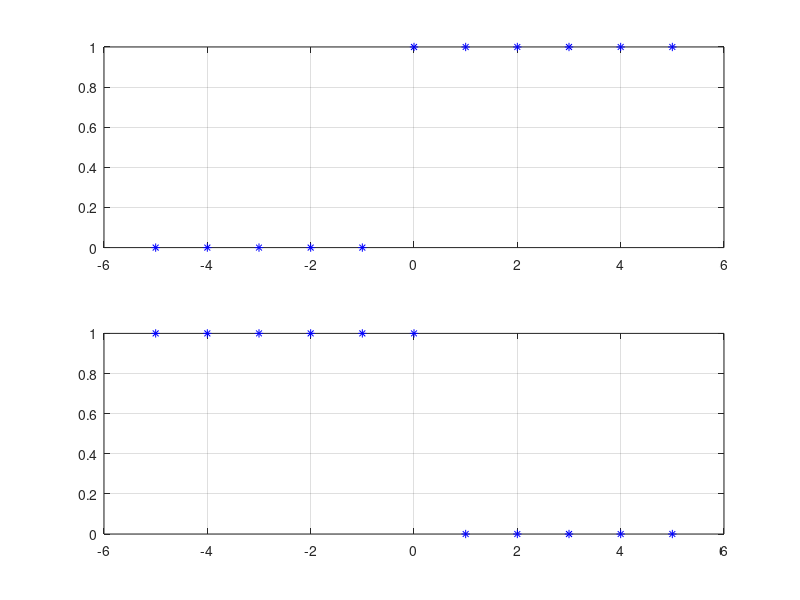

Write the MATLAB code that produced this figure.
%Reflected signal of unit step signal
clc; clear all; close all;
%% Discrete-time unit-step signal
time_negative=-5; time_positive=5;
n=time_negative:1:time_positive
index_t=0; u=[];
for i=time_negative:1:time_positive;
    index_t=index_t+1;
    if i==0 || i>0
        u=1;
    else
        u=0;
    end;
    n(2,index_t)=u;
end
subplot(2,1,1);
plot(n(1,:),n(2,:),'b*');
grid on;
%Discrete-time Reflected unit-step signal
%time_negative=-5; time_positive=5;
n_reflected=time_negative:1:time_positive;
index_t=0;
index_refl=(time_positive*2)+1;
for i=time_negative:1:time_positive
    index_t=index_t+1;
    n_reflected(2,index_t)=n(2,index_refl);
    index_refl=index_refl-1;
end
subplot(2,1,2);
plot(n_reflected(1,:),n_reflected(2,:),'b*');
grid on;
